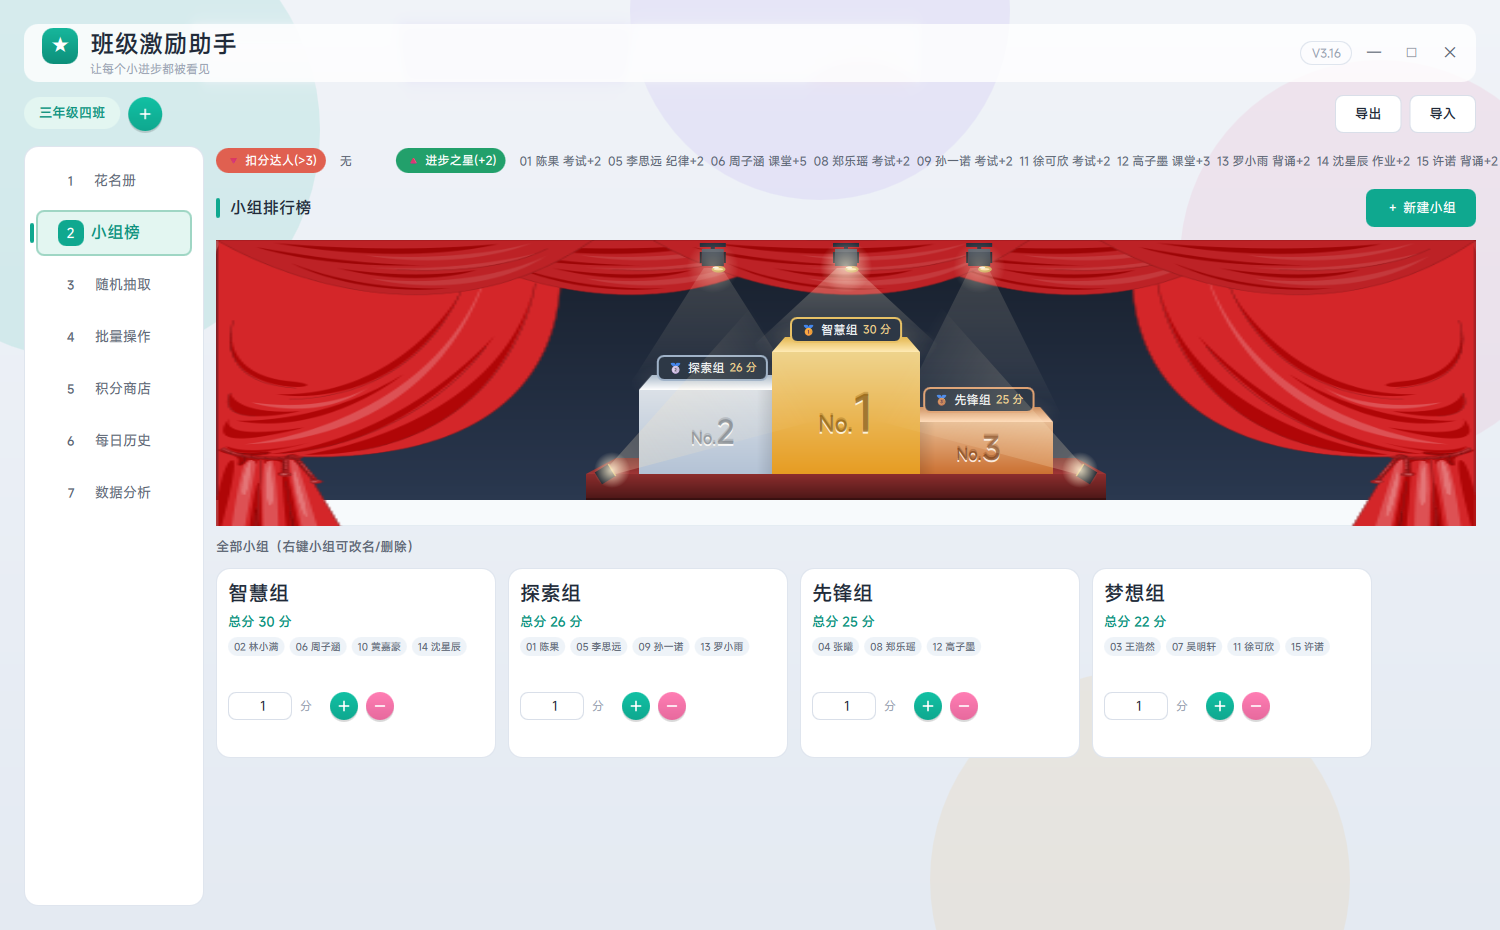

The Python source for this figure:
# 单页截图验证：只切到小组排行榜、截一张、退出（控制请求体积用）
# 用法: python _podium_shot.py [data.json] [out.png]
import sys, os, time
sys.path.insert(0, os.getcwd())
import shiboken6
from PySide6.QtGui import QGuiApplication, QFont, QFontDatabase
from PySide6.QtQml import QQmlApplicationEngine
from PySide6.QtQuick import QQuickWindow
from PySide6.QtCore import QUrl, QObject, QTimer
from controller.app_controller import AppController
from model.storage import StorageManager
from qml_bridge import RewardBridge
from qml_theme import Theme

data = sys.argv[1] if len(sys.argv) > 1 else '_demo_data.json'
out = sys.argv[2] if len(sys.argv) > 2 else '_podium_shot.png'

app = QGuiApplication(sys.argv)
app.setApplicationName('班级激励助手')
fd = os.path.join(os.getcwd(), 'assets', 'fonts')
if os.path.isdir(fd):
    for w in ('Regular', 'Medium', 'Semibold', 'Bold'):
        p = os.path.join(fd, 'MiSans-%s.ttf' % w)
        if os.path.exists(p):
            fid = QFontDatabase.addApplicationFont(p)
            fams = QFontDatabase.applicationFontFamilies(fid) if fid >= 0 else []
            if fams:
                app.setFont(QFont(fams[0], 13)); break

sm = StorageManager(os.path.join(os.getcwd(), data))
ctrl = AppController(sm)
bridge = RewardBridge(ctrl)
engine = QQmlApplicationEngine()
theme = Theme()
engine.rootContext().setContextProperty('reward', bridge)
engine.rootContext().setContextProperty('Theme', theme)
engine.load(QUrl.fromLocalFile(os.path.join(os.getcwd(), 'qml', 'Main.qml')))
win = engine.rootObjects()[0]
if not win:
    print('LOAD FAIL'); sys.exit(1)

scr = app.primaryScreen().geometry()
ww = min(1500, scr.width() - 80); wh = min(930, scr.height() - 140)
win.setWidth(ww); win.setHeight(wh)
win.show()

qwin = shiboken6.wrapInstance(shiboken6.getCppPointer(win)[0], QQuickWindow)

def find(prefix):
    for c in win.findChildren(QObject):
        if c.metaObject().className().startswith(prefix):
            return c
    return None

def go():
    nav = find('SideNav_QMLTYPE')
    if nav is None:
        print('nav missing'); app.quit(); return
    nav.setProperty('currentIndex', 1)
    QTimer.singleShot(2600, cap)   # 等错峰弹升动画播完

def cap():
    img = qwin.grabWindow()
    if img.isNull():
        print('GRAB FAIL'); app.quit(); return
    # 只裁剪领奖台面板区域太大？直接存整窗（一张）
    ok = img.save(out)
    print('saved', out, ok, img.width(), 'x', img.height())
    app.quit()

QTimer.singleShot(1800, go)
sys.exit(app.exec())
